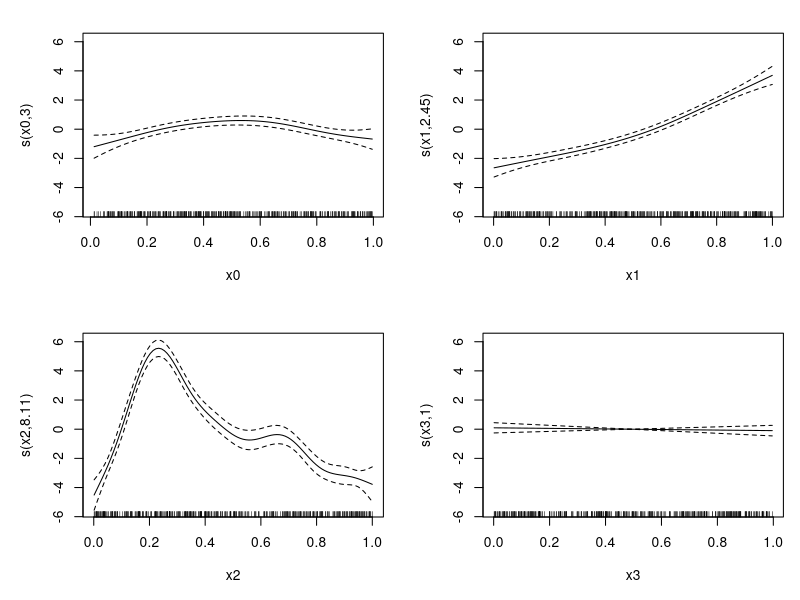
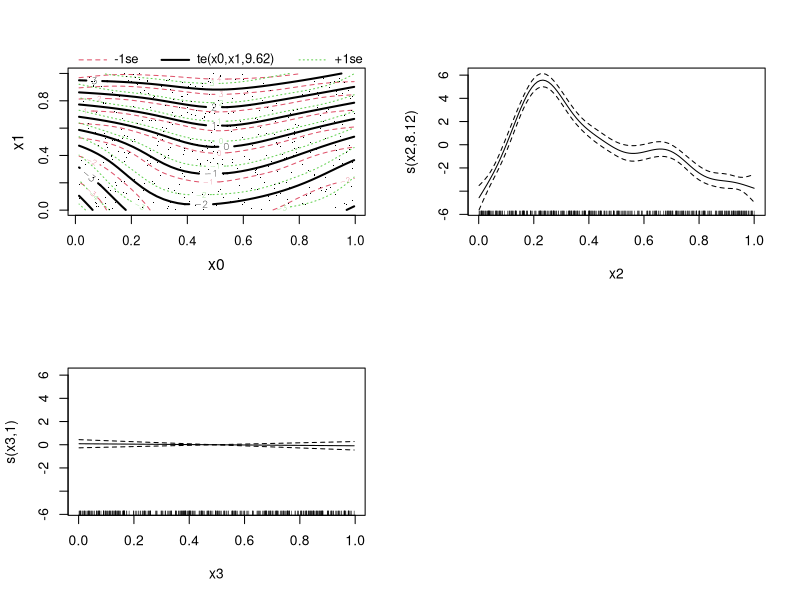

Write the R code that produced these figures, in order. (Note: this script raises an error after producing the figures.)
library(mgcv)
## simple examples using gamm as alternative to gam
set.seed(0) 
n <- 400
sig <- 2
x0 <- runif(n, 0, 1)
x1 <- runif(n, 0, 1)
x2 <- runif(n, 0, 1)
x3 <- runif(n, 0, 1)
f <- 2 * sin(pi * x0)
f <- f + exp(2 * x1) - 3.75887
f <- f+0.2*x2^11*(10*(1-x2))^6+10*(10*x2)^3*(1-x2)^10-1.396
e <- rnorm(n, 0, sig)
y <- f + e
b <- gamm(y~s(x0)+s(x1)+s(x2)+s(x3))
plot(b$gam,pages=1)
summary(b$lme) # details of underlying lme fit
summary(b$gam) # gam style summary of fitted model
anova(b$gam) 

b <- gamm(y~te(x0,x1)+s(x2)+s(x3)) 
op <- par(mfrow=c(2,2))
plot(b$gam)
par(op)

## Add a factor to the linear predictor, to be modelled as random
fac <- rep(1:4,n/4)
f <- f + fac*3
fac<-as.factor(fac)

g<-exp(f/5)
y<-rpois(rep(1,n),g)
b2<-gamm(y~s(x0)+s(x1)+s(x2)+s(x3),family=poisson,random=list(fac=~1))
plot(b2$gam,pages=1)

## now an example with autocorrelated errors....
x <- 0:(n-1)/(n-1)
f <- 0.2*x^11*(10*(1-x))^6+10*(10*x)^3*(1-x)^10-1.396
e <- rnorm(n,0,sig)
for (i in 2:n) e[i] <- 0.6*e[i-1] + e[i]
y <- f + e
op <- par(mfrow=c(2,2))
b <- gamm(y~s(x,k=20),correlation=corAR1())
plot(b$gam);lines(x,f-mean(f),col=2)
b <- gamm(y~s(x,k=20))
plot(b$gam);lines(x,f-mean(f),col=2)
b <- gam(y~s(x,k=20))
plot(b);lines(x,f-mean(f),col=2)

## more complicated autocorrelation example - AR errors
## only within groups defined by `fac'
e <- rnorm(n,0,sig)
for (i in 2:n) e[i] <- 0.6*e[i-1]*(fac[i-1]==fac[i]) + e[i]
y <- f + e
b <- gamm(y~s(x,k=20),correlation=corAR1(form=~1|fac))
plot(b$gam);lines(x,f-mean(f),col=2)
par(op) 

## more complex situation with nested random effects and within
## group correlation 

set.seed(0)
n.g <- 10
n<-n.g*10*4
sig <- 2
## simulate smooth part
x0 <- runif(n, 0, 1)
x1 <- runif(n, 0, 1)
x2 <- runif(n, 0, 1)
x3 <- runif(n, 0, 1)
f <- 2 * sin(pi * x0)
f <- f + exp(2 * x1) - 3.75887
f <- f+0.2*x2^11*(10*(1-x2))^6+10*(10*x2)^3*(1-x2)^10-1.396
## simulate nested random effects....
fa <- as.factor(rep(1:10,rep(4*n.g,10)))
ra <- rep(rnorm(10),rep(4*n.g,10))
fb <- as.factor(rep(rep(1:4,rep(n.g,4)),10))
rb <- rep(rnorm(4),rep(n.g,4))
for (i in 1:9) rb <- c(rb,rep(rnorm(4),rep(n.g,4)))
## simulate auto-correlated errors within groups
e<-array(0,0)
for (i in 1:40) {
  eg <- rnorm(n.g, 0, sig)
  for (j in 2:n.g) eg[j] <- eg[j-1]*0.6+ eg[j]
  e<-c(e,eg)
}
y <- f + ra + rb + e
dat<-data.frame(y=y,x0=x0,x1=x1,x2=x2,x3=x3,fa=fa,fb=fb)
## fit model .... 
b <- gamm(y~s(x0,bs="cr")+s(x1,bs="cr")+s(x2,bs="cr")+
            s(x3,bs="cr"),data=dat,random=list(fa=~1,fb=~1),
          correlation=corAR1())
plot(b$gam,pages=1)

## and a "spatial" example
library(nlme);set.seed(1)
test1<-function(x,z,sx=0.3,sz=0.4)
{ (pi**sx*sz)*(1.2*exp(-(x-0.2)^2/sx^2-(z-0.3)^2/sz^2)+
                 0.8*exp(-(x-0.7)^2/sx^2-(z-0.8)^2/sz^2))
}
n<-200
old.par<-par(mfrow=c(2,2))
x<-runif(n);z<-runif(n);
xs<-seq(0,1,length=30);zs<-seq(0,1,length=30)
pr<-data.frame(x=rep(xs,30),z=rep(zs,rep(30,30)))
truth <- matrix(test1(pr$x,pr$z),30,30)
contour(xs,zs,truth)  # true function
f <- test1(x,z)  # true expectation of response
## Now simulate correlated errors...
cstr <- corGaus(.1,form = ~x+z)  
cstr <- Initialize(cstr,data.frame(x=x,z=z))
V <- corMatrix(cstr) # correlation matrix for data
Cv <- chol(V)
e <- t(Cv) %*% rnorm(n)*0.05 # correlated errors
## next add correlated simulated errors to expected values
y <- f + e ## ... to produce response
b<- gamm(y~s(x,z,k=50),correlation=corGaus(.1,form=~x+z))
plot(b$gam) # gamm fit accounting for correlation
# overfits when correlation ignored.....  
b1 <- gamm(y~s(x,z,k=50));plot(b1$gam) 
b2 <- gam(y~s(x,z,k=50));plot(b2)
par(old.par)